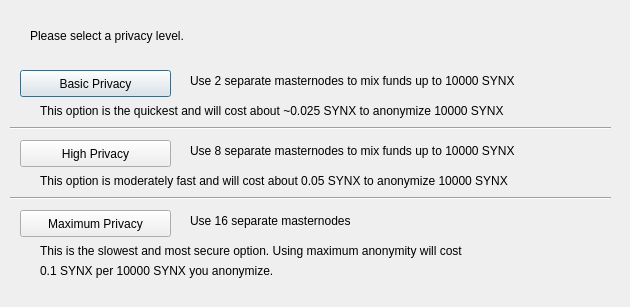
<?xml version="1.0" encoding="UTF-8"?>
<ui version="4.0">
 <class>ObfuscationConfig</class>
 <widget class="QDialog" name="ObfuscationConfig">
  <property name="geometry">
   <rect>
    <x>0</x>
    <y>0</y>
    <width>630</width>
    <height>307</height>
   </rect>
  </property>
  <property name="windowTitle">
   <string>Configure Obfuscation</string>
  </property>
  <widget class="QPushButton" name="buttonBasic">
   <property name="geometry">
    <rect>
     <x>20</x>
     <y>70</y>
     <width>151</width>
     <height>27</height>
    </rect>
   </property>
   <property name="text">
    <string>Basic Privacy</string>
   </property>
  </widget>
  <widget class="QPushButton" name="buttonHigh">
   <property name="geometry">
    <rect>
     <x>20</x>
     <y>140</y>
     <width>151</width>
     <height>27</height>
    </rect>
   </property>
   <property name="text">
    <string>High Privacy</string>
   </property>
  </widget>
  <widget class="QPushButton" name="buttonMax">
   <property name="geometry">
    <rect>
     <x>20</x>
     <y>210</y>
     <width>151</width>
     <height>27</height>
    </rect>
   </property>
   <property name="text">
    <string>Maximum Privacy</string>
   </property>
  </widget>
  <widget class="QLabel" name="label">
   <property name="geometry">
    <rect>
     <x>30</x>
     <y>20</y>
     <width>571</width>
     <height>31</height>
    </rect>
   </property>
   <property name="text">
    <string>Please select a privacy level.</string>
   </property>
  </widget>
  <widget class="QLabel" name="label_2">
   <property name="geometry">
    <rect>
     <x>190</x>
     <y>70</y>
     <width>421</width>
     <height>21</height>
    </rect>
   </property>
   <property name="text">
    <string>Use 2 separate masternodes to mix funds up to 10000 SYNX</string>
   </property>
  </widget>
  <widget class="QLabel" name="label_3">
   <property name="geometry">
    <rect>
     <x>190</x>
     <y>140</y>
     <width>411</width>
     <height>21</height>
    </rect>
   </property>
   <property name="text">
    <string>Use 8 separate masternodes to mix funds up to 10000 SYNX</string>
   </property>
  </widget>
  <widget class="QLabel" name="label_4">
   <property name="geometry">
    <rect>
     <x>190</x>
     <y>210</y>
     <width>421</width>
     <height>21</height>
    </rect>
   </property>
   <property name="text">
    <string>Use 16 separate masternodes</string>
   </property>
  </widget>
  <widget class="QLabel" name="label_6">
   <property name="geometry">
    <rect>
     <x>40</x>
     <y>100</y>
     <width>561</width>
     <height>21</height>
    </rect>
   </property>
   <property name="text">
    <string>This option is the quickest and will cost about ~0.025 SYNX to anonymize 10000 SYNX</string>
   </property>
  </widget>
  <widget class="QLabel" name="label_7">
   <property name="geometry">
    <rect>
     <x>40</x>
     <y>170</y>
     <width>561</width>
     <height>21</height>
    </rect>
   </property>
   <property name="text">
    <string>This option is moderately fast and will cost about 0.05 SYNX to anonymize 10000 SYNX</string>
   </property>
  </widget>
  <widget class="QLabel" name="label_8">
   <property name="geometry">
    <rect>
     <x>40</x>
     <y>240</y>
     <width>561</width>
     <height>21</height>
    </rect>
   </property>
   <property name="text">
    <string>This is the slowest and most secure option. Using maximum anonymity will cost</string>
   </property>
  </widget>
  <widget class="QLabel" name="label_9">
   <property name="geometry">
    <rect>
     <x>40</x>
     <y>260</y>
     <width>561</width>
     <height>21</height>
    </rect>
   </property>
   <property name="text">
    <string>0.1 SYNX per 10000 SYNX you anonymize.</string>
   </property>
  </widget>
  <widget class="Line" name="line">
   <property name="geometry">
    <rect>
     <x>10</x>
     <y>120</y>
     <width>601</width>
     <height>16</height>
    </rect>
   </property>
   <property name="orientation">
    <enum>Qt::Horizontal</enum>
   </property>
  </widget>
  <widget class="Line" name="line_2">
   <property name="geometry">
    <rect>
     <x>10</x>
     <y>190</y>
     <width>601</width>
     <height>16</height>
    </rect>
   </property>
   <property name="orientation">
    <enum>Qt::Horizontal</enum>
   </property>
  </widget>
 </widget>
 <resources/>
 <connections/>
</ui>
